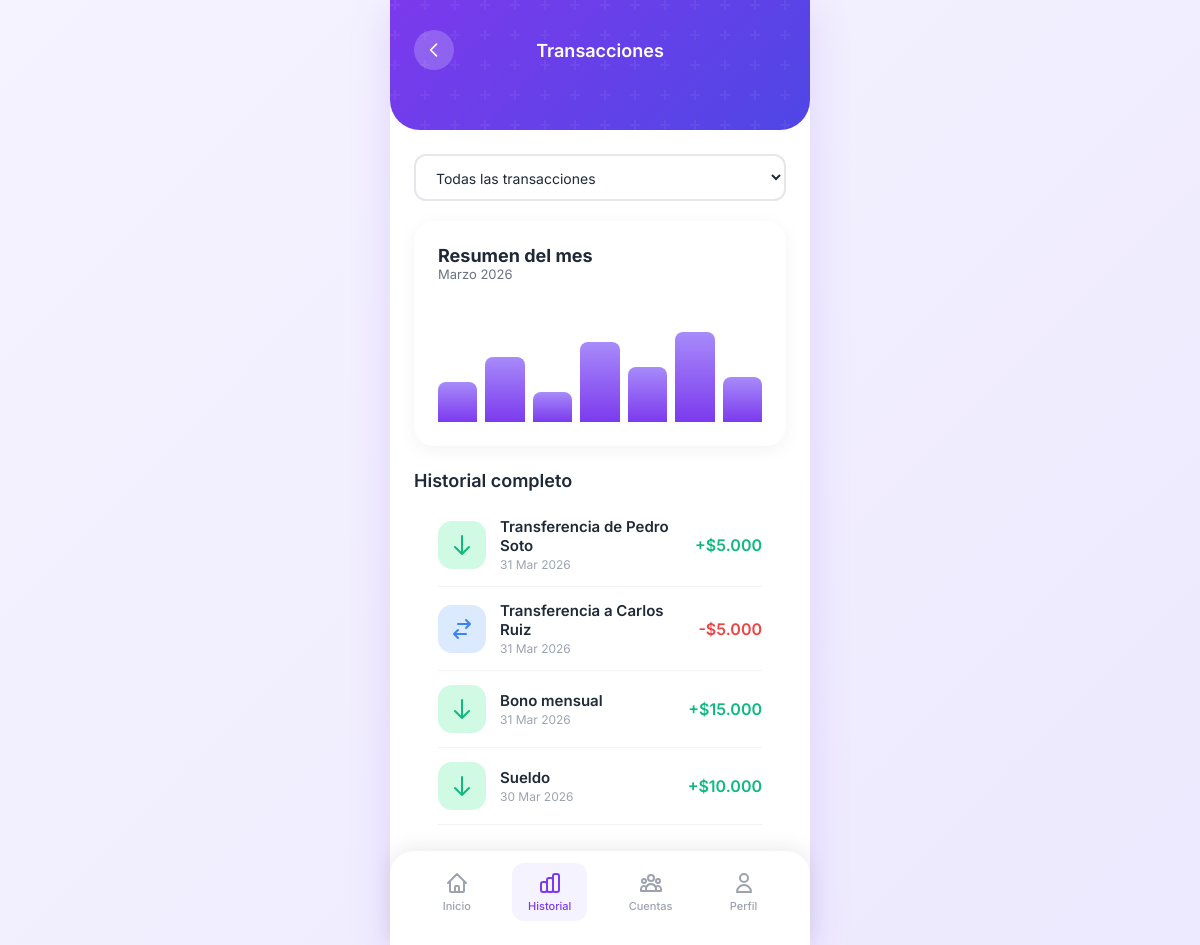
/transacciones/, run on the app's committed database.
### wallet/models.py (models this page shows, shortened)
class Transaccion(models.Model):
    TIPO_CHOICES = [
        ('deposito', 'Depósito'),
        ('retiro', 'Retiro'),
        ('transferencia', 'Transferencia'),
    ]
    cuenta = models.ForeignKey(Cuenta, on_delete=models.CASCADE, related_name='transacciones')
    tipo = models.CharField(max_length=15, choices=TIPO_CHOICES)
    monto = models.DecimalField(max_digits=12, decimal_places=0)
    descripcion = models.CharField(max_length=200, blank=True)
    cuenta_destino = models.ForeignKey(
        Cuenta, on_delete=models.SET_NULL, null=True, blank=True,
        related_name='transferencias_recibidas'
    )
    fecha = models.DateTimeField(auto_now_add=True)
    class Meta:
        verbose_name = 'Transacción'
        verbose_name_plural = 'Transacciones'
        ordering = ['-fecha']

### wallet/views.py (the view)
# urls.py: path('transacciones/', views.transacciones, name='transacciones'),
def transacciones(request):
    todas = Transaccion.objects.select_related('cuenta', 'cuenta__moneda').all()
    tx_list = []
    for tx in todas:
        if tx.tipo == 'deposito':
            tipo_css = 'income'
            clase = 'positive'
            monto_fmt = f'+{tx.cuenta.moneda.simbolo}{tx.monto:,.0f}'.replace(',', '.')
        elif tx.tipo == 'retiro':
            tipo_css = 'expense'
            clase = 'negative'
            monto_fmt = f'-{tx.cuenta.moneda.simbolo}{tx.monto:,.0f}'.replace(',', '.')
        else:
            tipo_css = 'transfer'
            clase = 'negative'
            monto_fmt = f'-{tx.cuenta.moneda.simbolo}{tx.monto:,.0f}'.replace(',', '.')
        tx_list.append({
            'id': tx.pk,
            'tipo': tipo_css,
            'titulo': tx.descripcion or tx.get_tipo_display(),
            'fecha': tx.fecha.strftime('%d %b %Y'),
            'monto': monto_fmt,
            'clase': clase,
        })
    contexto = {
        'titulo': 'Transacciones',
        'transacciones': tx_list,
    }
    return render(request, 'wallet/transacciones.html', contexto)

### wallet/templates/wallet/transacciones.html (shortened to what this page needs)
{% extends "wallet/base.html" %}
{% block content %}
<div class="wallet-header" style="padding-bottom: 40px;">
  <div class="header-top">
    <a href="{% url 'wallet:inicio' %}" class="header-icon" title="Volver">
      <svg xmlns="http://www.w3.org/2000/svg" width="20" height="20" fill="none" viewBox="0 0 24 24" stroke="currentColor">
        <path stroke-linecap="round" stroke-linejoin="round" stroke-width="2" d="M15 19l-7-7 7-7" />
      </svg>
    </a>
    <h2 style="font-size: 18px; font-weight: 600; color: white; margin: 0;">Transacciones</h2>
  </div>
</div>
<div style="padding: 24px; padding-bottom: 120px;">
  <select class="filter-select">
    <option value="all">Todas las transacciones</option>
  </select>
  <div class="stats-card" style="margin: 0 0 24px;">
    <div class="stats-header">
      <div>
        <div class="stats-title">Resumen del mes</div>
        <div style="font-size: 13px; color: var(--text-gray);">Marzo 2026</div>
      </div>
    </div>
    <div class="stats-chart">
      <div class="chart-bar" style="height: 40%;"></div>
      <div class="chart-bar" style="height: 65%;"></div>
      <div class="chart-bar" style="height: 30%;"></div>
      <div class="chart-bar" style="height: 80%;"></div>
      <div class="chart-bar" style="height: 55%;"></div>
      <div class="chart-bar" style="height: 90%;"></div>
      <div class="chart-bar" style="height: 45%;"></div>
    </div>
  </div>
  <div class="section-title" style="padding: 0 0 12px;">
    <h3>Historial completo</h3>
  </div>
  <div class="transaction-list">
    {% for tx in transacciones %}
    <div class="transaction-item">
      <div class="transaction-icon {{ tx.tipo }}">
        {% if tx.tipo == 'income' %}
        <svg xmlns="http://www.w3.org/2000/svg" fill="none" viewBox="0 0 24 24" stroke="currentColor"><path stroke-linecap="round" stroke-linejoin="round" stroke-width="2" d="M19 14l-7 7m0 0l-7-7m7 7V3" /></svg>
        {% elif tx.tipo == 'expense' %}
        <svg xmlns="http://www.w3.org/2000/svg" fill="none" viewBox="0 0 24 24" stroke="currentColor"><path stroke-linecap="round" stroke-linejoin="round" stroke-width="2" d="M5 10l7-7m0 0l7 7m-7-7v18" /></svg>
        {% else %}
        <svg xmlns="http://www.w3.org/2000/svg" fill="none" viewBox="0 0 24 24" stroke="currentColor"><path stroke-linecap="round" stroke-linejoin="round" stroke-width="2" d="M8 7h12m0 0l-4-4m4 4l-4 4m0 6H4m0 0l4 4m-4-4l4-4" /></svg>
        {% endif %}
      </div>
      <div class="transaction-info">
        <div class="transaction-title">{{ tx.titulo }}</div>
        <div class="transaction-date">{{ tx.fecha }}</div>
      </div>
      <div class="transaction-amount {{ tx.clase }}">{{ tx.monto }}</div>
    </div>
    {% endfor %}
  </div>
</div>
{% endblock %}

### wallet/static/wallet/css/styles.css (style rules this page uses)
:root { --primary-purple: #7C3AED; --primary-dark: #5B21B6; --primary-light: #A78BFA; --gradient-start: #7C3AED; --gradient-end: #4F46E5; --success-green: #10B981; --warning-orange: #F59E0B; --danger-red: #EF4444; --bg-light: #F5F3FF; --bg-dark: #1F2937; --text-dark: #1F2937; --text-gray: #6B7280; --text-light: #9CA3AF; --card-shadow: 0 10px 40px rgba(124, 58, 237, 0.15); --card-shadow-hover: 0 20px 60px rgba(124, 58, 237, 0.25); }
* { margin: 0; padding: 0; box-sizing: border-box; }
body { font-family: 'Inter', 'Segoe UI', -apple-system, BlinkMacSystemFont, sans-serif; background: linear-gradient(135deg, var(--bg-light) 0%, #EDE9FE 100%); min-height: 100vh; padding: 0; }
.wallet-header { background: linear-gradient(135deg, var(--gradient-start) 0%, var(--gradient-end) 100%); padding: 30px 24px 80px; border-radius: 0 0 30px 30px; position: relative; color: white; }
.wallet-header::before { content: ''; position: absolute; top: 0; left: 0; right: 0; bottom: 0; border-radius: 0 0 30px 30px; }
.header-top { display: flex; justify-content: space-between; align-items: center; margin-bottom: 20px; position: relative; z-index: 1; }
.header-icon { width: 40px; height: 40px; background: rgba(255, 255, 255, 0.2); border-radius: 50%; display: flex; align-items: center; justify-content: center; cursor: pointer; transition: all 0.3s ease; border: none; color: white; text-decoration: none; }
.section-title { display: flex; justify-content: space-between; align-items: center; padding: 20px 24px 12px; }
.section-title h3 { font-size: 18px; font-weight: 600; color: var(--text-dark); }
.transaction-list { padding: 0 24px; }
.transaction-item { display: flex; align-items: center; gap: 14px; padding: 14px 0; border-bottom: 1px solid #F3F4F6; animation: fadeInUp 0.4s ease forwards; opacity: 0; }
.transaction-item:nth-child(1) { animation-delay: 0.05s; }
.transaction-item:nth-child(2) { animation-delay: 0.1s; }
.transaction-item:nth-child(3) { animation-delay: 0.15s; }
.transaction-item:nth-child(4) { animation-delay: 0.2s; }
.transaction-icon { width: 48px; height: 48px; border-radius: 14px; display: flex; align-items: center; justify-content: center; flex-shrink: 0; }
.transaction-icon.income { background: #D1FAE5; color: #10B981; }
.transaction-icon.transfer { background: #DBEAFE; color: #3B82F6; }
.transaction-icon svg { width: 24px; height: 24px; }
.transaction-info { flex: 1; }
.transaction-title { font-size: 15px; font-weight: 600; color: var(--text-dark); margin-bottom: 2px; }
.transaction-date { font-size: 12px; color: var(--text-light); }
.transaction-amount { font-size: 16px; font-weight: 600; }
.transaction-amount.positive { color: #10B981; }
.transaction-amount.negative { color: #EF4444; }
.filter-select { padding: 12px 16px; border: 2px solid #E5E7EB; border-radius: 12px; font-size: 14px; font-family: inherit; color: var(--text-dark); background: white; cursor: pointer; width: 100%; margin-bottom: 20px; transition: all 0.3s ease; }
.stats-card { background: white; border-radius: 20px; padding: 24px; box-shadow: 0 4px 20px rgba(0, 0, 0, 0.05); }
.stats-header { display: flex; justify-content: space-between; align-items: center; margin-bottom: 20px; }
.stats-title { font-size: 18px; font-weight: 700; color: var(--text-dark); }
.stats-chart { height: 120px; display: flex; align-items: flex-end; gap: 8px; padding-top: 20px; }
.chart-bar { flex: 1; background: linear-gradient(to top, var(--primary-purple) 0%, var(--primary-light) 100%); border-radius: 8px 8px 0 0; min-height: 20px; transition: all 0.3s ease; }
.wallet-header { animation: fadeIn 0.6s ease; }
.stats-card { animation: fadeInUp 0.5s ease 0.2s forwards; opacity: 0; }

### data on the page
Transaccion: titulo "Transferencia de Pedro Soto"
Transaccion: titulo "Transferencia a Carlos Ruiz"
Transaccion: titulo "Bono mensual"
Transaccion: titulo "Sueldo"

### other printed values
{{ tx.fecha }} "31 Mar 2026" "31 Mar 2026" "31 Mar 2026" "30 Mar 2026"
{{ tx.monto }} "+$5.000" "-$5.000" "+$15.000" "+$10.000"
